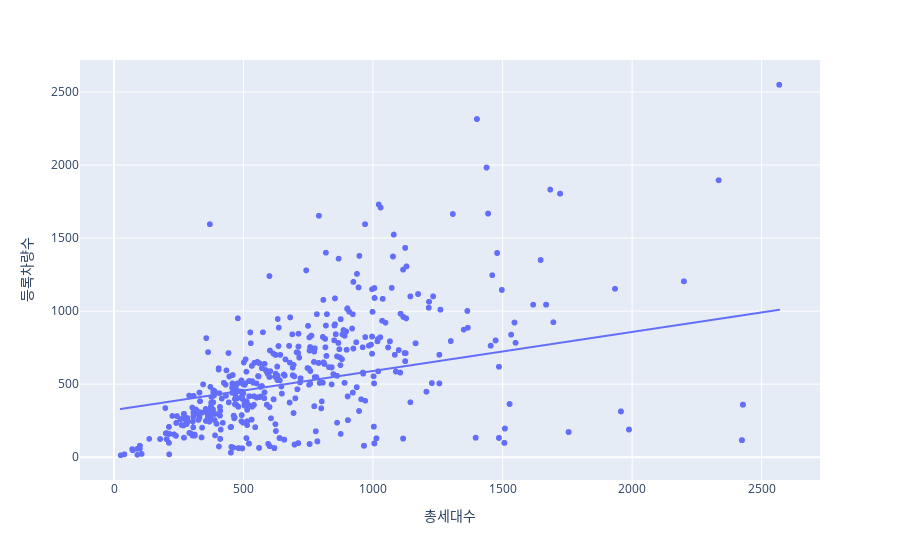

The code cell stored with this chart in its notebook:
### Code cell
import plotly.express as px

px.scatter( train, x='총세대수', y='등록차량수', trendline='ols', hover_name='단지코드')

### Figure 1 — Plotly figure (JSON) as saved in the notebook; plotly's stock layout.template omitted (floating-point values rounded to 4 significant figures; data arrays with more than 128 entries replaced by an {"elided": "..."} marker saying what was removed)
{"data": [{"hovertemplate": "<b>%{hovertext}</b><br><br>총세대수=%{x}<br>등록차량수=%{y}<extra></extra>", "hovertext": {"elided": "2952 str values"}, "legendgroup": "", "marker": {"color": "#636efa", "symbol": "circle"}, "mode": "markers", "name": "", "showlegend": false, "type": "scattergl", "x": {"elided": "2952 int values"}, "xaxis": "x", "y": {"elided": "2952 int values"}, "yaxis": "y"}, {"hovertemplate": "<b>OLS trendline</b><br>등록차량수 = 0.267265 * 총세대수 + 322.795<br>R<sup>2</sup>=0.100301<br><br>총세대수=%{x}<br>등록차량수=%{y} <b>(trend)</b><extra></extra>", "legendgroup": "", "marker": {"color": "#636efa", "symbol": "circle"}, "mode": "lines", "name": "", "showlegend": false, "type": "scattergl", "x": {"elided": "2952 int values"}, "xaxis": "x", "y": {"elided": "2952 float values"}, "yaxis": "y"}], "layout": {"legend": {"tracegroupgap": 0}, "margin": {"t": 60}, "xaxis": {"anchor": "y", "domain": [0, 1], "title": {"text": "총세대수"}}, "yaxis": {"anchor": "x", "domain": [0, 1], "title": {"text": "등록차량수"}}}}
